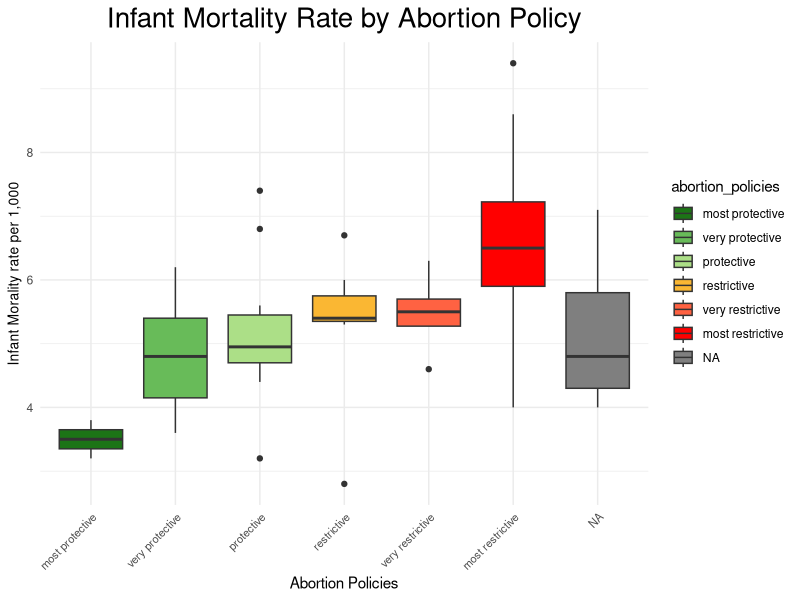
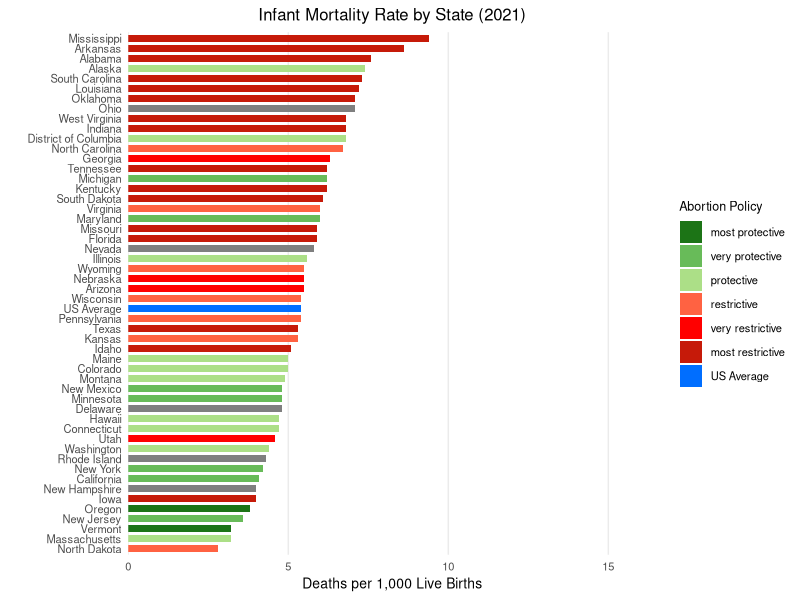
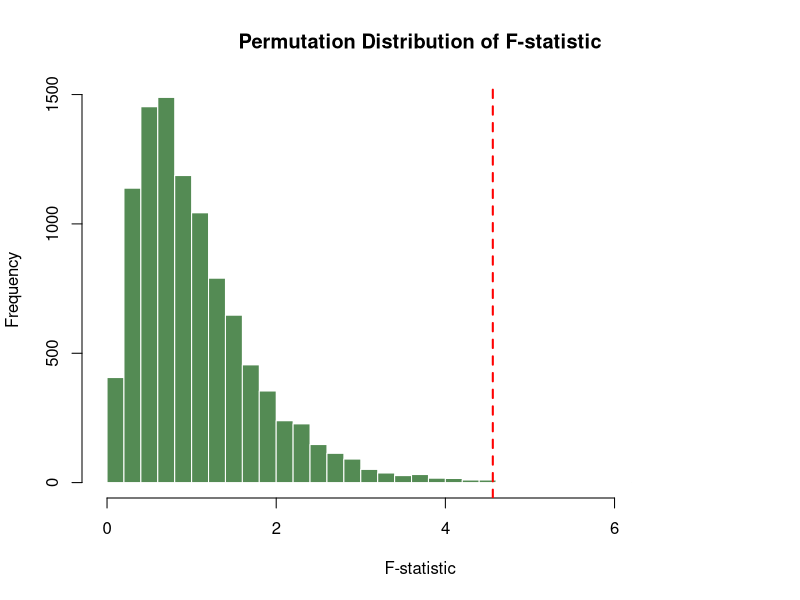

Generate these figures, in order, with R:
## ---- chunk 1
library(tidyverse)
df <- read_csv("../data/clean_data/merged_data.csv", show_col_types = FALSE)
df <- df[!is.na(df$abortion_policies), ]
df_test <- df[df$State != "US", ]
df$abortion_policies <- factor(df$abortion_policies, 
                              levels = c("most protective", "very protective", 
                                         "protective", "some restriction /protections", "restrictive", "very restrictive", "most restrictive"))

# Box plot for Infant Mortality Rate
ggplot(df, aes(x = abortion_policies, y = infant_mortality_2021, fill=abortion_policies)) +
  geom_boxplot() +
  theme_minimal() +
  theme(axis.text.x = element_text(size = 8, angle = 45, hjust = 1),
        axis.title.y = element_text(size = 10)) + 
  scale_fill_manual(values = c("#1c7416", "#68bb59", "#acdf87", "#fab733", "#ff6242", "#ff0000", "#c61a09")) +
  labs(x = "Abortion Policies", 
       y = "Infant Morality rate per 1,000",
       title = "Infant Mortality Rate by Abortion Policy") +
  theme(plot.title = element_text(size = 20, hjust = 0.5))
## ---- chunk 2

df_filtered <- df %>%
  filter(!is.na(`infant_mortality_2021`)) %>%
  bind_rows(tibble(
    State = "US Average",  # Removed c() since only adding one value
    `infant_mortality_2021` = 5.4,
    abortion_policies = "US Average"  # Removed "most restrictive" since only adding US Average
  ))

policy_levels <- c(
  "most protective",
  "very protective", 
  "protective",
  "some restrictions/protections",
  "restrictive",
  "very restrictive",
  "most restrictive",
  "US Average"
)

df_filtered$abortion_policies <- factor(df_filtered$abortion_policies, 
                                      levels = policy_levels)

ggplot(df_filtered, 
       aes(y = reorder(State, `infant_mortality_2021`),
           x = `infant_mortality_2021`,
           fill = abortion_policies)) +
  geom_bar(stat = "identity", width = 0.7) +
  scale_fill_manual(
    values = c(
      "most protective" = "#1c7416",
      "very protective" = "#68bb59",
      "protective" = "#acdf87",
      "some restrictions/protections" = "#fab733",
      "restrictive" = "#ff6242",
      "very restrictive" = "#ff0000",
      "most restrictive" = "#c61a09",
      "US Average" = "#006eff"
    ),
    breaks = policy_levels
  ) +
  theme_minimal() +
  labs(
    title = "Infant Mortality Rate by State (2021)",  # Made title more concise
    x = "Deaths per 1,000 Live Births",  # Corrected units
    y = "",
    fill = "Abortion Policy"
  ) +
  theme(
    plot.title = element_text(hjust = 0.5, size = 12),
    axis.title.x = element_text(size = 10),
    axis.text.y = element_text(size = 8),
    axis.text.x = element_text(size = 8),
    legend.position = "right",
    legend.title = element_text(size = 9),
    legend.text = element_text(size = 8),
    panel.grid.major.y = element_blank(),
    panel.grid.minor = element_blank(),
    plot.background = element_rect(fill = "white", color = NA),
    panel.background = element_rect(fill = "white", color = NA)
  ) +
  scale_x_continuous(
    limits = c(0, 15),
    breaks = seq(0, 15, by = 5),  # Changed to increments of 5 for better readability
    expand = expansion(mult = c(0, 0.1))
  )

## ---- chunk 3
# Kruskal-Wallis test
kruskal.test(infant_mortality_2021 ~ abortion_policies, data = df)

# If Kruskal-Wallis is significant, run pairwise Wilcoxon tests
pairwise.wilcox.test(df$infant_mortality_2021, 
                     df$abortion_policies,
                     p.adjust.method = "bonferroni")
## ---- chunk 4
# Permutation Test
N <- 10000 

# Observed ANOVA F-statistic
observed_anova <- aov(infant_mortality_2021 ~ abortion_policies, data = df)
observed_F <- summary(observed_anova)[[1]][["F value"]][1]

# Permutation loop
set.seed(1234) 
perm_F <- numeric(N)

for (i in 1:N) {
  # Permute the response variable
  permuted_data <- df
  permuted_data$infant_mortality_2021 <- sample(permuted_data$infant_mortality_2021)
  
  # Perform ANOVA on permuted data
  perm_anova <- aov(infant_mortality_2021 ~ abortion_policies, data = permuted_data)
  perm_F[i] <- summary(perm_anova)[[1]][["F value"]][1]
}

# Calculate p-value
p_value <- mean(perm_F >= observed_F)

cat("Observed F-statistic:", observed_F, "\n")
cat("Permutation Test p-value:", p_value, "\n")

# Plot the permutation F-statistics
hist(perm_F, 
     breaks = 30, 
     main = "Permutation Distribution of F-statistic", 
     xlab = "F-statistic", 
     col = "palegreen4",  
     border = "white")    

# F-statistic line 
abline(v = observed_F, 
       col = "red",       
       lwd = 2, 
       lty = 2)
